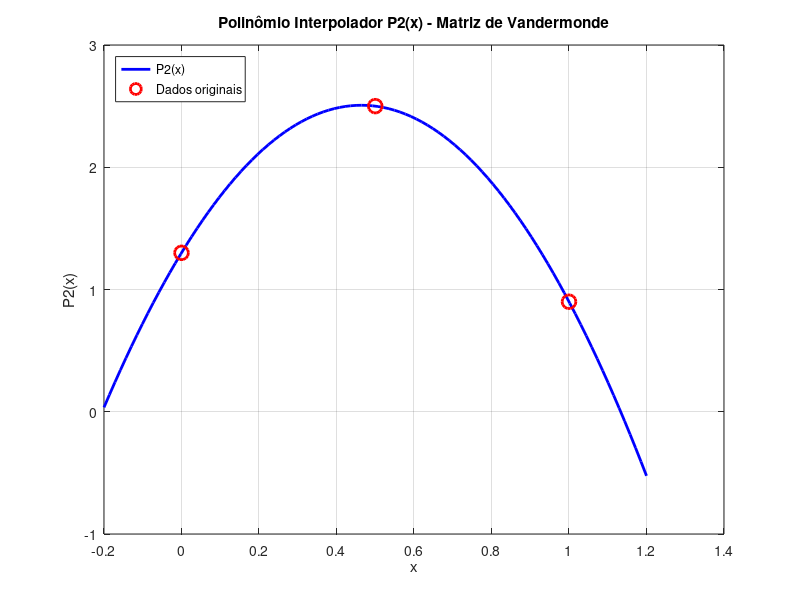

This chart was generated by the following MATLAB code:
% Dados da Questão 2
x = [0, 0.5, 1.0]';  % Pontos x_i (como vetor coluna)
f = [1.3, 2.5, 0.9]'; % Valores f(x_i) (como vetor coluna)

% Construção da matriz de Vandermonde (para grau 2: [x² x 1])
V = [x.^2, x, ones(3,1)];

% Resolução do sistema linear V*a = f (usando operador \ do Octave)
a = V \ f; % Coeficientes do polinômio [a2; a1; a0]

% Expressão do polinômio
disp('Polinômio interpolador P2(x) = a2*x² + a1*x + a0:');
fprintf('P2(x) = %.4f x² + %.4f x + %.4f\n\n', a(1), a(2), a(3));

% Avaliação em x = 0.8 (exemplo)
x_eval = 0.8;
P2_eval = a(1)*x_eval^2 + a(2)*x_eval + a(3);
fprintf('P2(%.1f) = %.4f\n', x_eval, P2_eval);

% Plot do gráfico (com range estendido)
xx = linspace(min(x)-0.2, max(x)+0.2, 100); % 100 pontos de -0.2 a 1.2
P2_xx = a(1)*xx.^2 + a(2)*xx + a(3);

figure;
plot(xx, P2_xx, 'b-', 'LineWidth', 2); hold on;
plot(x, f, 'ro', 'MarkerSize', 10, 'LineWidth', 2);
xlabel('x'); ylabel('P2(x)');
title('Polinômio Interpolador P2(x) - Matriz de Vandermonde');
legend('P2(x)', 'Dados originais', 'Location', 'NorthWest');
grid on;
